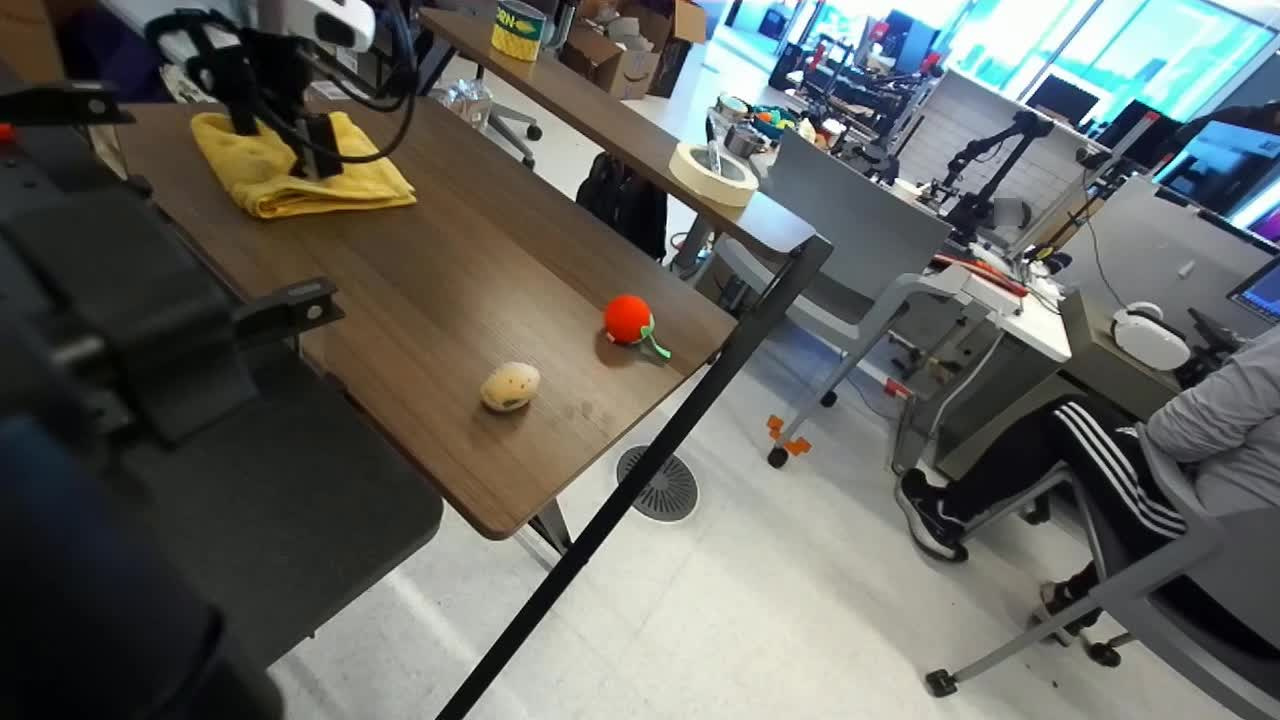
#> input picture render/assets/scenes/01_rank002_RAIL__RAIL__fr3-290102-1324143__auto_0309/main_scene.jpg, 1280 x 720 px
$ python -i render_energy_v2w_triplet_gifs.py   (imports and definitions only)
#> lines starting #> are read from the running program, lines starting #| are printed output that depends on the picture
"""Export direct Last / Physics GT / Cosmos GIFs for the energy sweep.

Each selected sample is written as three plain, equally timed GIFs with no
page wrapper or in-frame annotation.  The sequence starts at the last observed
frame and ends seven 16-FPS steps later, so GT and V2W share the same horizon.
"""

from __future__ import annotations

import argparse
import json
from pathlib import Path

import imageio.v2 as imageio
import numpy as np
from PIL import Image

SELECTED = {
    "below": 1,  # normalized margin -0.20, GT failure
    "above": 6,  # normalized margin +0.20, GT success
}


# [18 lines left out: function parse_args, not called in this run]


def square(frame, size=320):
    image = Image.fromarray(np.asarray(frame, dtype=np.uint8)).convert("RGB")
    side = min(image.width, image.height)
    left = (image.width - side) // 2
    top = (image.height - side) // 2
    return np.asarray(
        image.crop((left, top, left + side, top + side)).resize(
            (size, size), Image.Resampling.LANCZOS
        )
    )


# [70 lines left out: functions save_gif, main, not called in this run]


# [2 lines not run here, left out]

>>> import cv2
>>> picture = cv2.imread('../../render/assets/scenes/01_rank002_RAIL__RAIL__fr3-290102-1324143__auto_0309/main_scene.jpg', cv2.IMREAD_GRAYSCALE)
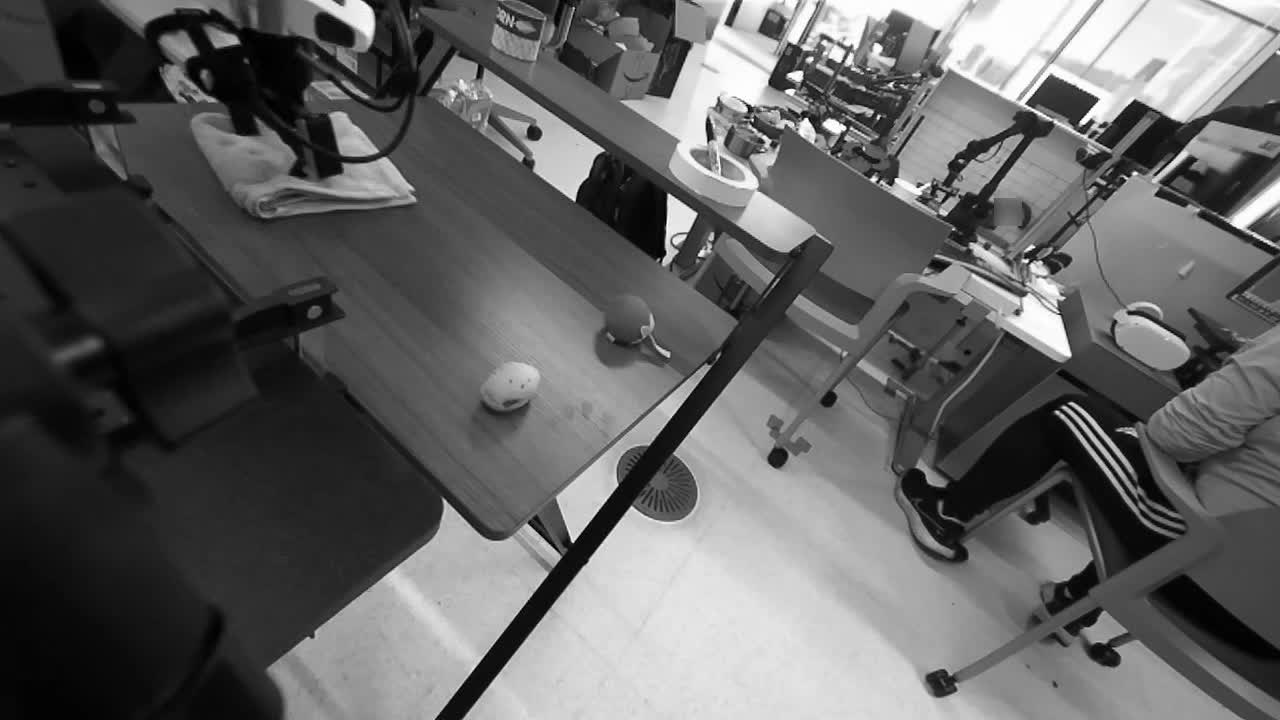
#> picture: shape (720, 1280); min 0, max 255, mean 98.4
>>> result = square(picture)
#> in square, `return np.asarray( image.crop((left, top, left + side, top + side)).re..`:
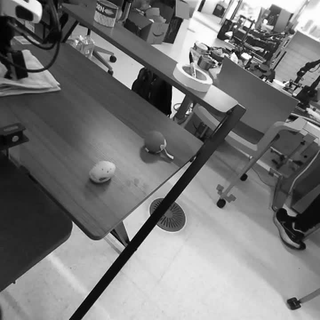
#> returned value: shape (320, 320, 3); min 0, max 255, mean 119.3

$ run again, on render/assets/scenes/02_rank003_WEIRD__Gates__G60__panda-295341-1325132__auto_0559/main_scene.jpg
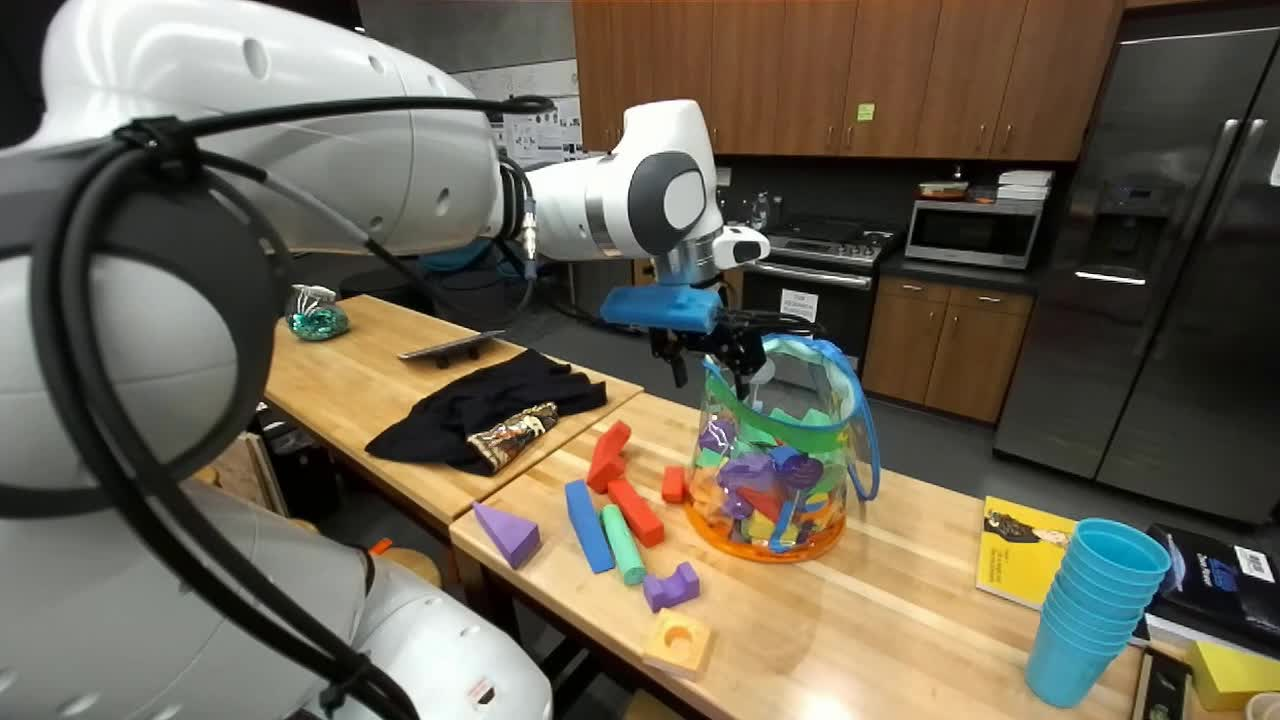
#> input picture render/assets/scenes/02_rank003_WEIRD__Gates__G60__panda-295341-1325132__auto_0559/main_scene.jpg, 1280 x 720 px
#> `picture = cv2.imread('../../render/assets/scenes/01_rank002_RAIL__RAIL..`:
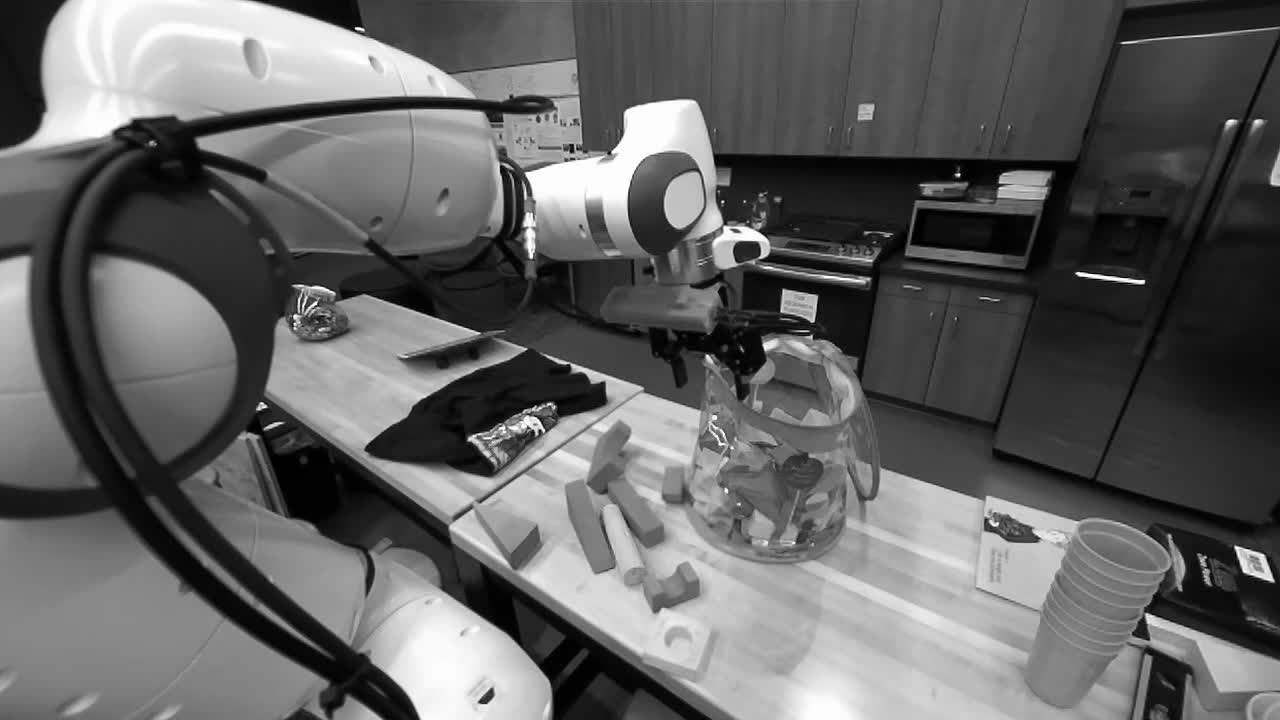
#> picture: shape (720, 1280); min 0, max 255, mean 99.2
#> in square, `return np.asarray( image.crop((left, top, left + side, top + side)).re..`:
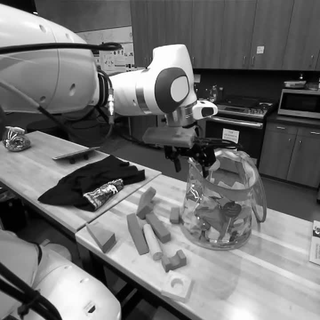
#> returned value: shape (320, 320, 3); min 0, max 255, mean 111.3

$ run again, on render/assets/scenes/03_rank004_AUTOLab__Autolab__FR3-295341-1326595__auto_0003/main_scene.jpg
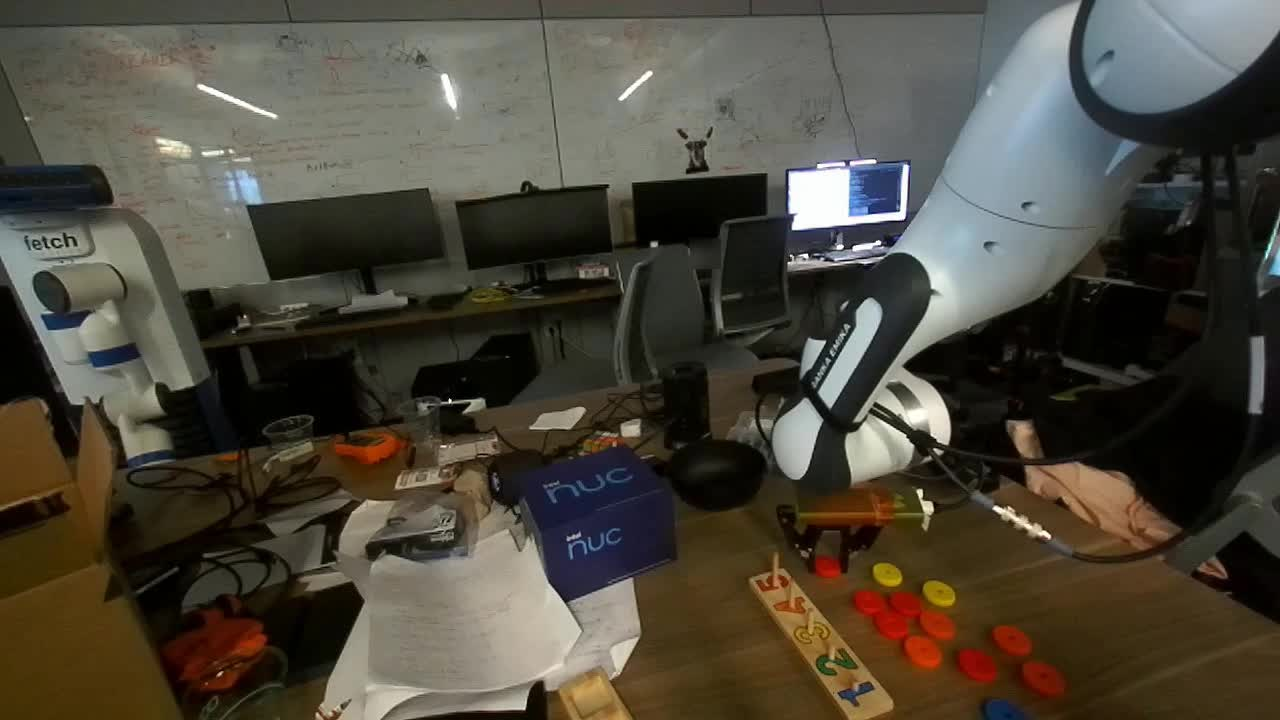
#> input picture render/assets/scenes/03_rank004_AUTOLab__Autolab__FR3-295341-1326595__auto_0003/main_scene.jpg, 1280 x 720 px
#> `picture = cv2.imread('../../render/assets/scenes/01_rank002_RAIL__RAIL..`:
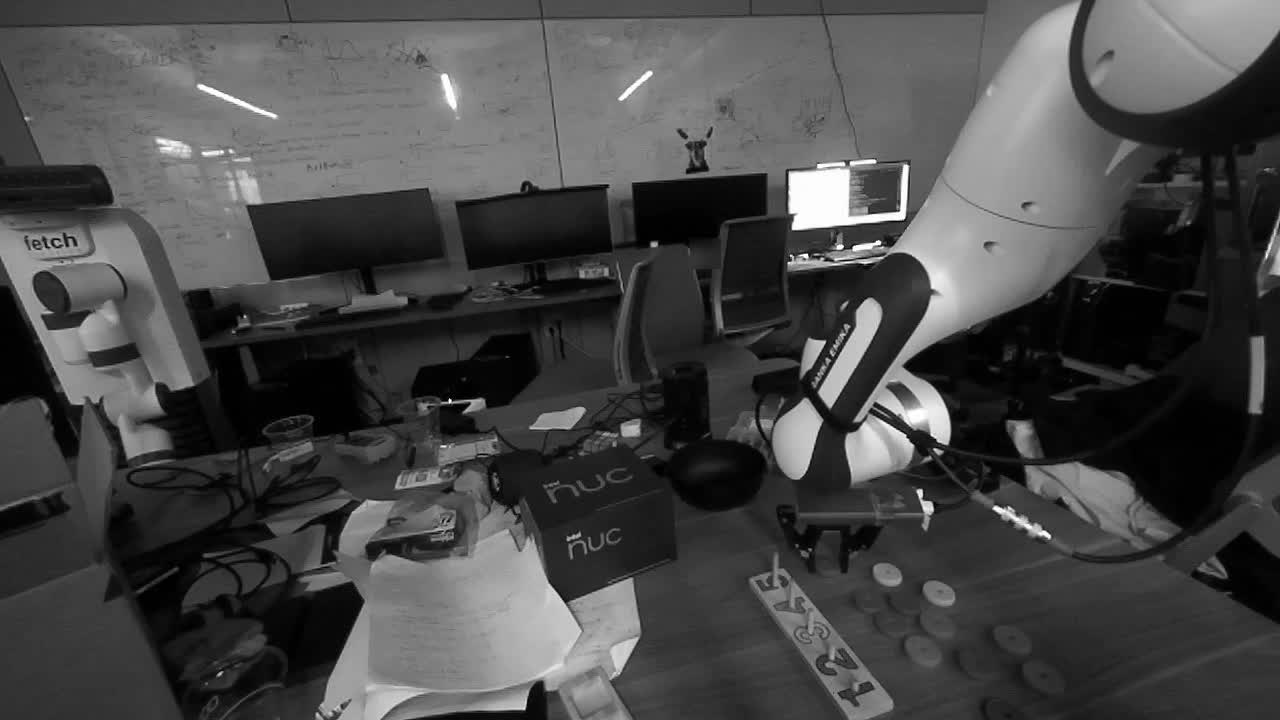
#> picture: shape (720, 1280); min 0, max 255, mean 72.1
#> in square, `return np.asarray( image.crop((left, top, left + side, top + side)).re..`:
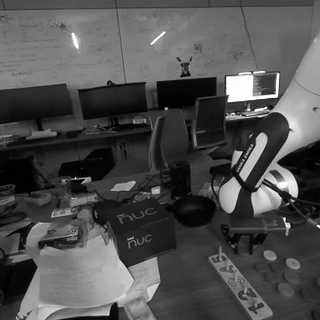
#> returned value: shape (320, 320, 3); min 0, max 255, mean 79.1
